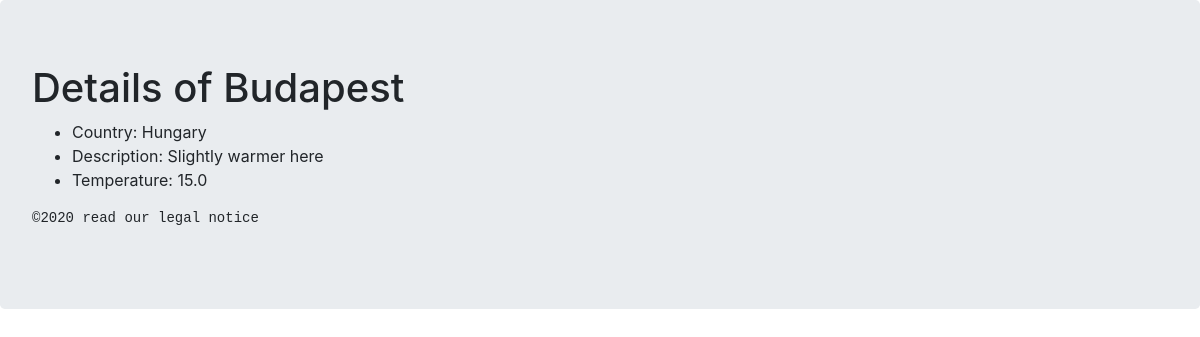
The page /weather/2 on the database its author committed.
### weather/models.py (models this page shows, shortened)
class Weather(models.Model):
    city = models.CharField(max_length=80, blank=False, null=False)
    country = models.CharField(max_length=100, blank=False, null=False)
    description = models.CharField(max_length=260, blank=True, null=True)
    temperature = models.FloatField(default=20.0)

### weather/views.py (the view)
# urls.py: path('<int:pk>', views.DetailView.as_view(), name='detail'),
class DetailView(generic.DetailView):
    model = Weather
    template_name = 'weather/detail.html'

### weather/templates/weather/detail.html (shortened to what this page needs)
{% extends 'weather/base.html' %}
{% block content_block %}
    <h1>Details of {{ weather.city }}</h1>
    <ul>
        <li>Country: {{ weather.country }}</li>
        <li>Description: {{weather.description}}</li>
        <li>Temperature: {{weather.temperature}}</li>
    </ul>
    {% endblock %}

### rows shown on the page
Weather: city "Budapest", country "Hungary", description "Slightly warmer here", temperature "15.0"
